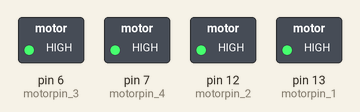
Recording of a sketch running on a simulated Arduino Uno, built with avr-gcc and run on an emulated ATmega328P. On the bench: switched loads named in the sketch (green lamp = pin HIGH).

Above: at 0.1 s.
Timing chart, 0 to 1.6 s (numbered marks = the images above):
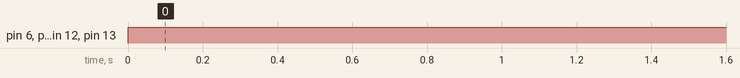

Measured:
- by itself, pin 6 (motorpin_3), pin 7 (motorpin_4), pin 12 (motorpin_2), pin 13 (motorpin_1): LOW → HIGH at 0.00 s

The sketch:

motor_example.ino
```cpp
int motorpin_1=13;
int motorpin_2=12;
int motorpin_3=6;
int motorpin_4=7;

void setup() {
  // put your setup code here, to run once:
pinMode (motorpin_1,OUTPUT);
pinMode (motorpin_2,OUTPUT);
pinMode (motorpin_3,OUTPUT);
pinMode (motorpin_4,OUTPUT);
}

void loop() {
  // put your main code here, to run repeatedly:

analogWrite(motorpin_1,255);
analogWrite(motorpin_2,255);
analogWrite(motorpin_3,255);
analogWrite(motorpin_4,255);

}
```
